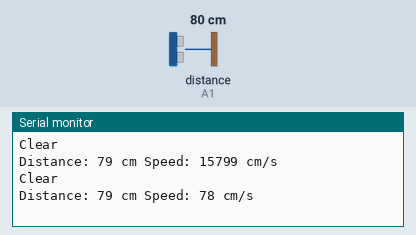
This sketch was run on a simulated Arduino Uno, built with avr-gcc and run on an emulated ATmega328P. On the bench: the last lines printed to the serial monitor. Wiring (inferred from the names in the program): ultrasonic range finder: trigger A0; echo A1. The inputs (shaded band) are chosen by the test bench; at power-on: distance to the obstacle (sensor on A1) 80 cm. The echo pulse lasts 58.3 µs per cm.

Above: at 1.8 s.
1.9 s: distance to the obstacle (sensor on A1) set to 2 cm
At 2.5 s:
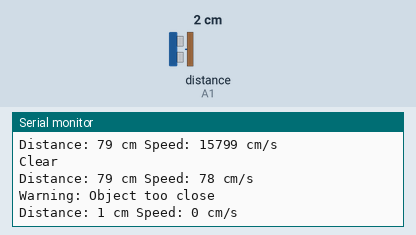
4.5 s: distance to the obstacle (sensor on A1) set to 4 cm
At 5.8 s:
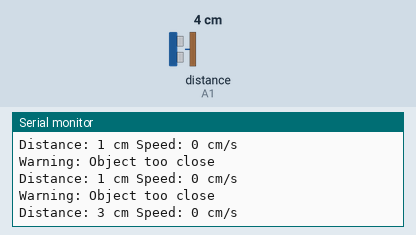
6.0 s: distance to the obstacle (sensor on A1) set to 250 cm
At 6.7 s:
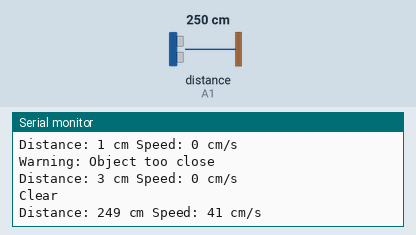
Timing chart, 0 to 9.0 s (numbered marks = the images above; inputs shaded):
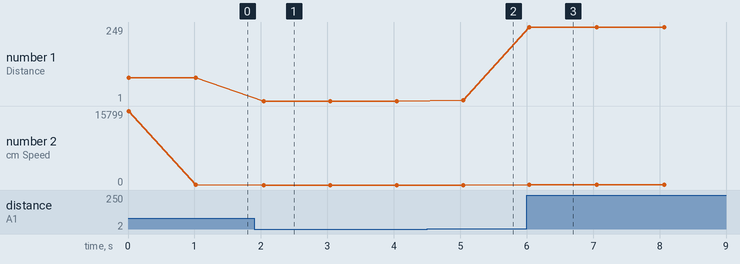

Measured:
- after the input at 1.9 s, the serial monitor: prints a new line after 0.11 s (image 1)
- after the input at 4.5 s, the serial monitor: prints a new line after 0.54 s (image 2)
- after the input at 6.0 s, the serial monitor: prints a new line at once (image 3)
- plotted number 1: 79 → 1 after the input at 1.9 s, 1 → 3 after the input at 4.5 s, 3 → 249 after the input at 6.0 s
- plotted number 2: 78 → 0 after the input at 1.9 s, 0 → 16 after the input at 6.0 s

The sketch:

sensor_test.ino
```cpp
#include <LiquidCrystal.h>

#define trg A0
#define ech A1

int dis = 0;
int t = 0;
int x[2]; // distance
int dx = 0; // delta dist
int tim[2]; // time
double dt = 0; // delta time
int v = 0; // speed
int s = 0; // step condition
int coun = 0; // time

void setup() {
  Serial.begin(9600);
  pinMode(trg, OUTPUT);
  pinMode(ech, INPUT);
}

void loop() {
  digitalWrite(trg, LOW);
  delayMicroseconds(5);
  digitalWrite(trg, HIGH);
  delayMicroseconds(10);
  digitalWrite(trg, LOW);
  t = pulseIn(ech, HIGH);
  dis = t / 57;
  dis = (dis * .975) + 1; // Calibration factor for distance

  if (s < 2) {
    x[0] = dis;
  } else {
    x[1] = dis;
  }
  v = 1000 * dx / dt;

  // Display warning message based on distance
  if (dis < 10) {
    Serial.println("Warning: Object too close");
  } else {
    Serial.println("Clear");
  }

  coun = millis();
  dx = x[0] - x[1];
  dx = abs(dx); // absolute delta of distance

  /* Result print */
  Serial.print("Distance: ");
  Serial.print(dis);
  Serial.print(" cm ");

  if (s == 0) {
  }
  else if (s == 1) {
  }

  if (s % 2) {
    tim[0] = coun;
  } else {
    tim[1] = coun;
  }

  dt = abs(tim[0] - tim[1]);
  dt = abs(dt) * 0.001; // absolute delta of time in seconds

  if (dt != 0) { // avoid division by zero
    v = dx / dt; // Calculate speed
    Serial.print("Speed: ");
    Serial.print(v);
    Serial.println(" cm/s");
  }

  delay(1000);
  coun = millis();
}
```
